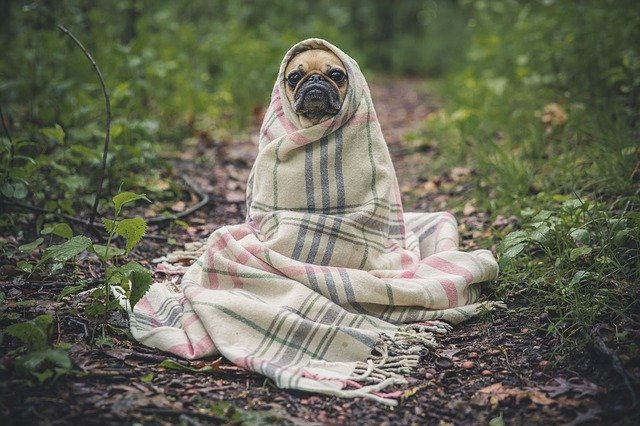
//> input picture codigos/DCA0445 - Processamento Digital de Imagens/Exercicios/8.3/foto.jpg, 640 x 426 px
$ ./canny   (built with g++ and OpenCV 4)
//> lines starting //> are read from the running program, lines starting //| are printed output that depends on the picture
#include <iostream>
#include "opencv2/opencv.hpp"

using namespace std;
using namespace cv;

#define CV_LOAD_IMAGE_GRAYSCALE 0

int top_slider = 10;
int top_slider_max = 200;

char TrackbarName[50];

Mat image, border;

void on_trackbar_canny(int, void*){
  Canny(image, border, top_slider, 3*top_slider);
  imshow("canny", border);
}

int main(int argc, char**argv){
  image= imread("foto.jpg",CV_LOAD_IMAGE_GRAYSCALE);
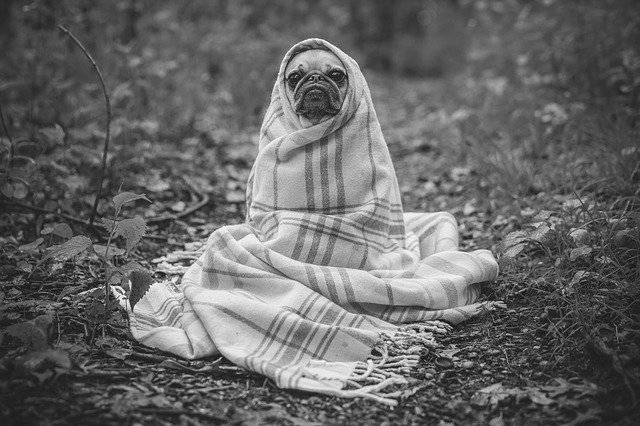
//> image: 426 rows x 640 cols, CV_8UC1; min 0, max 255, mean 102.9

  sprintf( TrackbarName, "Threshold inferior", top_slider_max );

  namedWindow("canny",1);
  createTrackbar( TrackbarName, "canny",
                &top_slider,
                top_slider_max,
                on_trackbar_canny );

  on_trackbar_canny(top_slider, 0 );
//> in on_trackbar_canny, `Canny(image, border, top_slider, 3*top_slider);`:
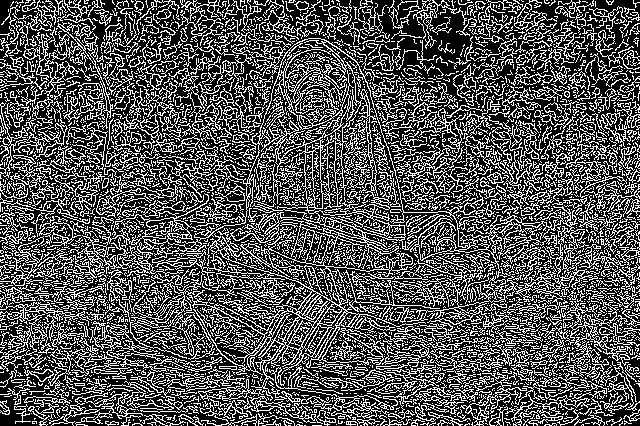
//> border: 426 rows x 640 cols, CV_8UC1; 33.1% white in thin lines or dots

  waitKey();
  imwrite("cannyborders.png", border);
  return 0;
}
